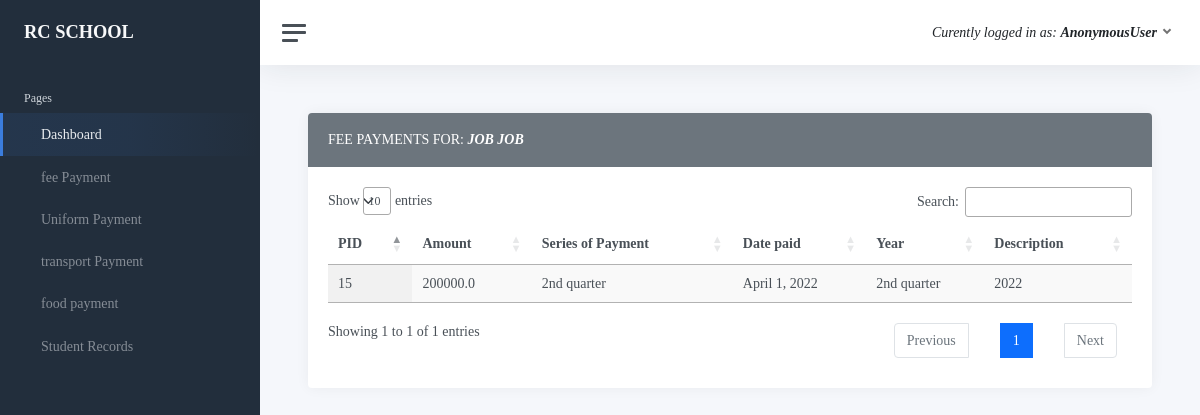
The page /accountant/studentfee/4 on the database its author committed.
### Headmaster/models.py (models this page shows, shortened)
class Student(models.Model):
    First_Name=models.CharField(default="eg Alex",max_length=20)
    Middle_Name=models.CharField(default="James",max_length=20)
    Last_Name=models.CharField(default="Mtaho",max_length=20)
    Parent_Name =models.CharField(default="Alex",max_length=20)
    Parent_Occupation=models.CharField(default="eg.Mkulima",max_length=20)
    parent_Education=models.CharField(default="standard seven",max_length=20)
    ParentAddress=models.CharField(default="Dodoma",max_length=20)
    Birthd_Date=models.DateField()
    Local=models.CharField(default="mtaa",max_length=20)
    Description=models.TextField(default="Description related to a kid",max_length=20)
    Nida_Number=models.CharField(default="7838373388UD",max_length=20)
    Birthd_Certificate=models.CharField(default="8383773738WJJJW",max_length=20)
    phone=models.CharField(default="0786976118",max_length=20)

### Accountant/models.py (models this page shows, shortened)
class StudentFee(models.Model):
    PAYMENTS = [
    ('Payments', (('1st quarter', '1st qurter'),
    ('2nd quarter', '2st qurter'),
    ('3rd quarter', '3rd qurter'),
    ('4th quarter', '4th qurter'),
     )),
    ]
    student =models.ForeignKey(Student,on_delete=models.CASCADE)
    Payments= models.CharField(
        max_length=32,
         choices=PAYMENTS,
          default='available',
        )
    amount=models.FloatField(default=200000.000)
    Cno=models.CharField(max_length=50)
    created_at=models.DateField(auto_now=True, auto_now_add=False)
    year= models.PositiveSmallIntegerField(blank=True, null=True)

### Accountant/views.py (the view)
# urls.py: path("studentfee/<int:pk>",views.FeeDetailView.as_view(),name="student_fee_detail"),
class FeeDetailView(TemplateView):
        template_name= "accountant/feedetails.html"
        def get_context_data(self, **kwargs):
            context = super().get_context_data(**kwargs)
            id = self.kwargs["pk"]
            context["student"]=Student.objects.filter(pk=id)
            context["payments"] = StudentFee.objects.filter(student_id=id)
            return context

### templates/accountant/feedetails.html (shortened to what this page needs)
{% extends 'accountant/layout.html'%}
{% block content %}
<link rel="stylesheet" type="text/css" href="https://cdn.datatables.net/1.11.5/css/jquery.dataTables.css">
<div class="row">
    <div class="col-12">
        <div class="card">
            <div class="card-header bg-secondary text-white">
                {%for Student in student%}
             FEE  PAYMENTS FOR:  <b><i>{{Student.First_Name.upper}} {{Student.Last_Name.upper}}</i></b>
         {%endfor%}
            </div>
            <div class="card-body">
                <table id="table_id" class="display">
                    <thead>
                        <tr>
                            <th>PID</th>
                            <th>Amount</th>
                            <th>Series of Payment</th>
                            <th>Date paid</th>
                            <th>Year</th>
                            <th>Description</th>
                        </tr>
                    </thead>
                    <tbody>
                     {% for payment in payments%}
                        <tr>
                            <td>
                                {{ payment.id}}
                            </td>
                            <td>
                                {{ payment.amount}}
                            </td>
                            <td>
                                {{ payment.Payments}}
                            </td>
                            <td>
                                {{ payment.created_at}}
                            </td>
                             <td>
                                {{ payment.Payments}}
                            </td>
                            <td>
                                {{ payment.year}}
                            </td>
                        </tr>
                        {%endfor%}
                    </tbody>
                </table>
            </div>
        </div>
    </div>
</div>
{% endblock content%}

### static/DataTables/datatables.css (style rules this page uses)
table.dataTable { clear: both; margin-top: 6px !important; margin-bottom: 6px !important; max-width: none !important; border-collapse: separate !important; border-spacing: 0; }
table.dataTable td, table.dataTable th { -webkit-box-sizing: content-box; box-sizing: content-box; }
table.dataTable > thead > tr > th:not(.sorting_disabled), table.dataTable > thead > tr > td:not(.sorting_disabled) { padding-right: 30px; }
table.dataTable > thead .sorting, table.dataTable > thead .sorting_asc, table.dataTable > thead .sorting_desc, table.dataTable > thead .sorting_asc_disabled, table.dataTable > thead .sorting_desc_disabled { cursor: pointer; position: relative; }
table.dataTable > thead .sorting:before, table.dataTable > thead .sorting:after, table.dataTable > thead .sorting_asc:before, table.dataTable > thead .sorting_asc:after, table.dataTable > thead .sorting_desc:before, table.dataTable > thead .sorting_desc:after, table.dataTable > thead .sorting_asc_disabled:before, table.dataTable > thead .sorting_asc_disabled:after, table.dataTable > thead .sorting_desc_disabled:before, table.dataTable > thead .sorting_desc_disabled:after { position: absolute; bottom: 0.5em; display: block; opacity: 0.3; }
table.dataTable > thead .sorting:before, table.dataTable > thead .sorting_asc:before, table.dataTable > thead .sorting_desc:before, table.dataTable > thead .sorting_asc_disabled:before, table.dataTable > thead .sorting_desc_disabled:before { right: 1em; content: "↑"; }
table.dataTable > thead .sorting:after, table.dataTable > thead .sorting_asc:after, table.dataTable > thead .sorting_desc:after, table.dataTable > thead .sorting_asc_disabled:after, table.dataTable > thead .sorting_desc_disabled:after { right: 0.5em; content: "↓"; }
table.dataTable > thead .sorting_asc:before, table.dataTable > thead .sorting_desc:after { opacity: 1; }

### static/bt/demo.css (style rules this page uses)
body { font-family:Cambria, Cochin, Georgia, Times, 'Times New Roman', serif; font-weight: lighter; }

### rows shown on the page
Student: First_Name "JOB", Last_Name "JOB"
StudentFee: id "15", amount "200000.0", Payments "2nd quarter", created_at "April 1, 2022", year "2022"

### other values the page prints
{{ request.user }} "AnonymousUser"
